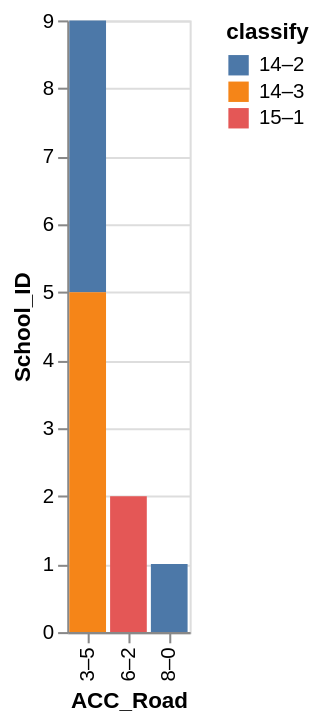

Source (Vega-Lite JSON):
### Vega-Lite specification from a JSON file in a GitHub repository (floating-point values rounded to 4 significant figures)
{"data": {"values": [{"x_data": "3–5", "y_data": 4, "classify": "14–2"}, {"x_data": "6–2", "y_data": 0, "classify": "14–2"}, {"x_data": "8–0", "y_data": 1, "classify": "14–2"}, {"x_data": "3–5", "y_data": 5, "classify": "14–3"}, {"x_data": "6–2", "y_data": 0, "classify": "14–3"}, {"x_data": "8–0", "y_data": 0, "classify": "14–3"}, {"x_data": "3–5", "y_data": 0, "classify": "15–1"}, {"x_data": "6–2", "y_data": 2, "classify": "15–1"}, {"x_data": "8–0", "y_data": 0, "classify": "15–1"}]}, "mark": "bar", "encoding": {"x": {"field": "x_data", "type": "nominal", "title": "ACC_Road", "sort": {"op": "sum", "field": "y_data", "order": "descending"}}, "y": {"field": "y_data", "type": "quantitative", "title": "School_ID"}, "color": {"field": "classify"}}}
